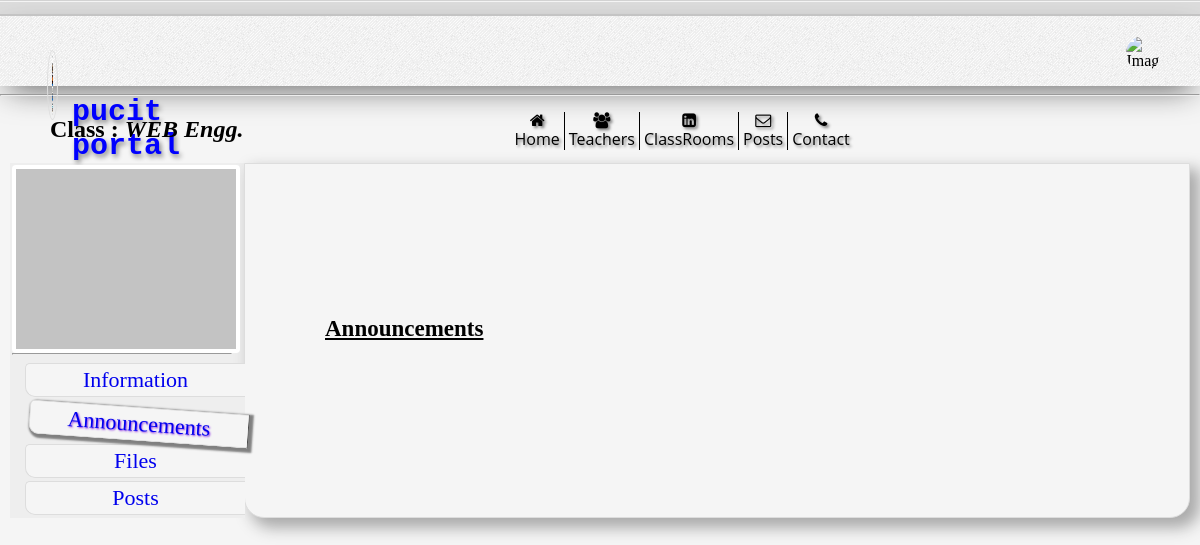
The app's page /PHP/Classrooms_HTML/ClassRooms_Announcements.php?class=5, older data.
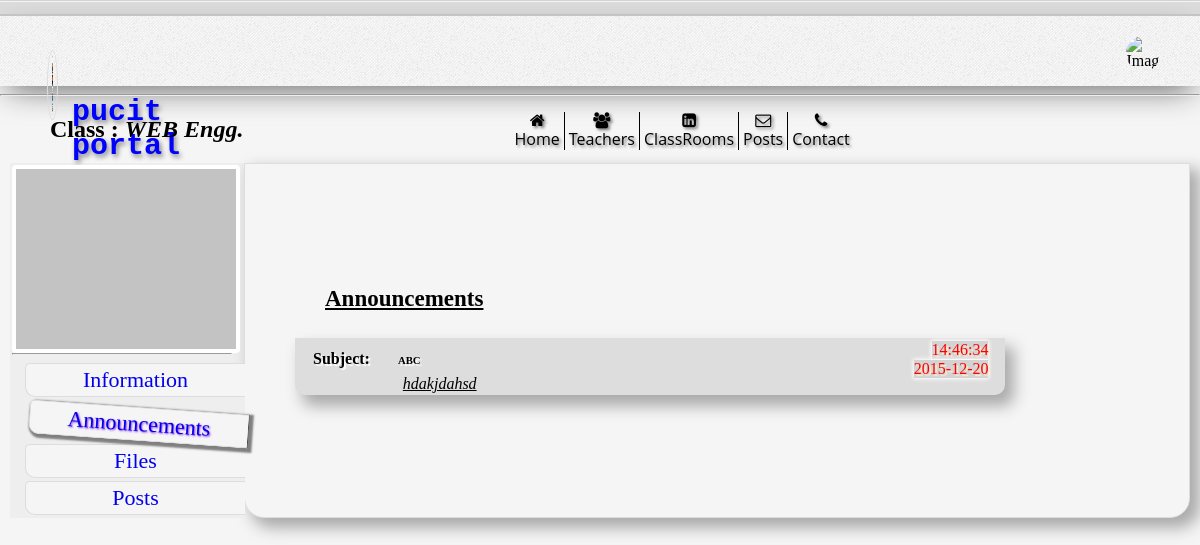
The same page, newer data.
### tables this page shows
CREATE TABLE `announcemnet` (
  `subject` varchar(45) DEFAULT NULL,
  `description` longtext,
  `time` datetime DEFAULT CURRENT_TIMESTAMP,
  `classId` int(4) unsigned DEFAULT NULL,
  `global` tinyint(1) NOT NULL DEFAULT '0'
);

### PHP/Classrooms_HTML/ClassRooms_Announcements.php (the view, shortened to what this page needs)
<?php
        include ('head.php');
        include ('../header.php');
        include ('classbodyhead.php');
        $class = $_REQUEST['class'];
?>
<?php $c=$_REQUEST['class']; ?>
<ul id="sub-nav" class="sub_child_content" style="min-width: 220px;position: relative;left: 13px;">
                        <li><a href=<?php echo '"ClassRooms_Info.php?class='.$c.'"' ?> >Information </a></li>
                        <li class="li_active"><a href=<?php echo '"ClassRooms_Announcements.php?class='.$c.'"' ?> >Announcements</a></li>
                        <li><a href=<?php echo '"ClassRooms_Files.php?class='.$c.'"' ?>>Files</a></li>
                        <li><a href=<?php echo '"ClassRooms_Posts.php?class='.$c.'"' ?>>Posts</a></li>
                    </ul>
                    </div>
<div id="Announcements" class="sub_child_content sub_main_content" >
    <h3>Announcements</h3>
    <div class="post_wrapper">
        <?php
        $sql = 'Select * from announcemnet where classId = '.$class.';';
        $res = $db->query($sql);
        while($row = $res->fetch(PDO::FETCH_ASSOC))
        {
            echo '<div class="post">
                <div class="post_header">
                    <div class="posted_by" style="text-shadow:2px 2px 1px white;">
                        &nbsp;&nbsp;&nbsp;
                        Subject: &nbsp;&nbsp;&nbsp;&nbsp;&nbsp;
                        <h6 style="display:inline;">'.$row['subject'].'</h6>
                    </div>
                    <div id="date-time">
                        <div class="time"> '.substr($row['time'],strpos($row['time'],' ')).' </div> <br>
                        <div class="date"> '.substr($row['time'],0,strpos($row['time'],' ')).' </div>
                    </div>
                </div>
                <div class="detail">'.$row['description'].'</div>
            </div>';
        }
?>
                        </div>
                    </div>
<?php
        include ('foot.php');
?>

Row changes from the older to the newer data that the page shows:
added announcemnet: subject "ABC", time "14:46:34", time "2015-12-20", description "hdakjdahsd"
